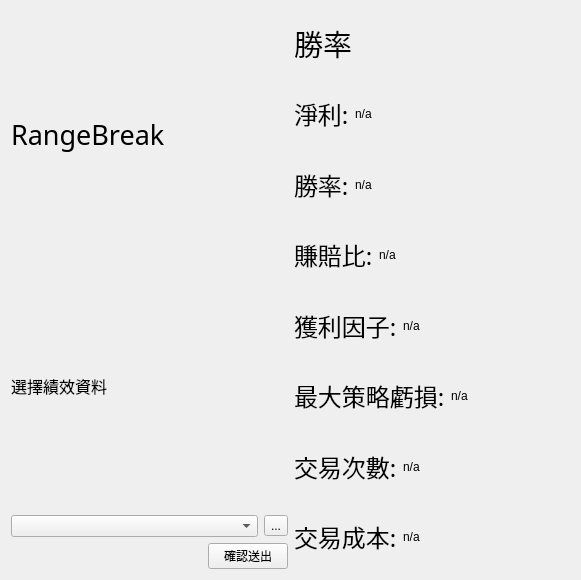
<?xml version="1.0" encoding="UTF-8"?>
<ui version="4.0">
 <class>Form</class>
 <widget class="QWidget" name="Form">
  <property name="geometry">
   <rect>
    <x>0</x>
    <y>0</y>
    <width>581</width>
    <height>580</height>
   </rect>
  </property>
  <property name="windowTitle">
   <string>Form</string>
  </property>
  <layout class="QHBoxLayout" name="horizontalLayout_14">
   <item>
    <layout class="QHBoxLayout" name="horizontalLayout_13">
     <item>
      <layout class="QVBoxLayout" name="verticalLayout">
       <item>
        <widget class="QLabel" name="title">
         <property name="font">
          <font>
           <family>微軟正黑體</family>
           <pointsize>20</pointsize>
          </font>
         </property>
         <property name="text">
          <string>RangeBreak</string>
         </property>
        </widget>
       </item>
       <item>
        <widget class="QLabel" name="label_9">
         <property name="font">
          <font>
           <family>微軟正黑體</family>
           <pointsize>12</pointsize>
          </font>
         </property>
         <property name="text">
          <string>選擇績效資料</string>
         </property>
        </widget>
       </item>
       <item>
        <layout class="QHBoxLayout" name="horizontalLayout_2">
         <item>
          <widget class="QComboBox" name="performance_data_combobox"/>
         </item>
         <item>
          <widget class="QToolButton" name="performancedata_toolButton">
           <property name="text">
            <string>...</string>
           </property>
          </widget>
         </item>
        </layout>
       </item>
       <item>
        <layout class="QHBoxLayout" name="horizontalLayout_12">
         <item>
          <spacer name="horizontalSpacer">
           <property name="orientation">
            <enum>Qt::Horizontal</enum>
           </property>
           <property name="sizeHint" stdset="0">
            <size>
             <width>40</width>
             <height>20</height>
            </size>
           </property>
          </spacer>
         </item>
         <item>
          <widget class="QPushButton" name="sentout_button">
           <property name="text">
            <string>確認送出</string>
           </property>
          </widget>
         </item>
        </layout>
       </item>
      </layout>
     </item>
     <item>
      <layout class="QVBoxLayout" name="verticalLayout_2">
       <item>
        <widget class="QLabel" name="label_8">
         <property name="font">
          <font>
           <family>微軟正黑體</family>
           <pointsize>22</pointsize>
          </font>
         </property>
         <property name="text">
          <string>勝率</string>
         </property>
        </widget>
       </item>
       <item>
        <layout class="QHBoxLayout" name="horizontalLayout_5">
         <item>
          <widget class="QLabel" name="label">
           <property name="font">
            <font>
             <family>微軟正黑體</family>
             <pointsize>18</pointsize>
            </font>
           </property>
           <property name="text">
            <string>淨利:</string>
           </property>
          </widget>
         </item>
         <item alignment="Qt::AlignLeft">
          <widget class="QLabel" name="netprofit_label">
           <property name="text">
            <string>n/a</string>
           </property>
          </widget>
         </item>
         <item>
          <spacer name="horizontalSpacer_3">
           <property name="orientation">
            <enum>Qt::Horizontal</enum>
           </property>
           <property name="sizeHint" stdset="0">
            <size>
             <width>40</width>
             <height>20</height>
            </size>
           </property>
          </spacer>
         </item>
        </layout>
       </item>
       <item>
        <layout class="QHBoxLayout" name="horizontalLayout_6">
         <item>
          <widget class="QLabel" name="label_2">
           <property name="font">
            <font>
             <family>微軟正黑體</family>
             <pointsize>18</pointsize>
            </font>
           </property>
           <property name="text">
            <string>勝率:</string>
           </property>
          </widget>
         </item>
         <item>
          <widget class="QLabel" name="winrate_label">
           <property name="text">
            <string>n/a</string>
           </property>
          </widget>
         </item>
         <item>
          <spacer name="horizontalSpacer_2">
           <property name="orientation">
            <enum>Qt::Horizontal</enum>
           </property>
           <property name="sizeHint" stdset="0">
            <size>
             <width>40</width>
             <height>20</height>
            </size>
           </property>
          </spacer>
         </item>
        </layout>
       </item>
       <item>
        <layout class="QHBoxLayout" name="horizontalLayout_7">
         <item>
          <widget class="QLabel" name="label_3">
           <property name="font">
            <font>
             <family>微軟正黑體</family>
             <pointsize>18</pointsize>
            </font>
           </property>
           <property name="text">
            <string>賺賠比:</string>
           </property>
          </widget>
         </item>
         <item>
          <widget class="QLabel" name="winloserate_label">
           <property name="text">
            <string>n/a</string>
           </property>
          </widget>
         </item>
         <item>
          <spacer name="horizontalSpacer_4">
           <property name="orientation">
            <enum>Qt::Horizontal</enum>
           </property>
           <property name="sizeHint" stdset="0">
            <size>
             <width>40</width>
             <height>20</height>
            </size>
           </property>
          </spacer>
         </item>
        </layout>
       </item>
       <item>
        <layout class="QHBoxLayout" name="horizontalLayout_8">
         <item>
          <widget class="QLabel" name="label_4">
           <property name="font">
            <font>
             <family>微軟正黑體</family>
             <pointsize>18</pointsize>
            </font>
           </property>
           <property name="text">
            <string>獲利因子:</string>
           </property>
          </widget>
         </item>
         <item>
          <widget class="QLabel" name="profit_factor_label">
           <property name="text">
            <string>n/a</string>
           </property>
          </widget>
         </item>
         <item>
          <spacer name="horizontalSpacer_5">
           <property name="orientation">
            <enum>Qt::Horizontal</enum>
           </property>
           <property name="sizeHint" stdset="0">
            <size>
             <width>40</width>
             <height>20</height>
            </size>
           </property>
          </spacer>
         </item>
        </layout>
       </item>
       <item>
        <layout class="QHBoxLayout" name="horizontalLayout_9">
         <item>
          <widget class="QLabel" name="label_5">
           <property name="font">
            <font>
             <family>微軟正黑體</family>
             <pointsize>18</pointsize>
            </font>
           </property>
           <property name="text">
            <string>最大策略虧損:</string>
           </property>
          </widget>
         </item>
         <item>
          <widget class="QLabel" name="mdd_label">
           <property name="text">
            <string>n/a</string>
           </property>
          </widget>
         </item>
         <item>
          <spacer name="horizontalSpacer_6">
           <property name="orientation">
            <enum>Qt::Horizontal</enum>
           </property>
           <property name="sizeHint" stdset="0">
            <size>
             <width>40</width>
             <height>20</height>
            </size>
           </property>
          </spacer>
         </item>
        </layout>
       </item>
       <item>
        <layout class="QHBoxLayout" name="horizontalLayout_10">
         <item>
          <widget class="QLabel" name="label_6">
           <property name="font">
            <font>
             <family>微軟正黑體</family>
             <pointsize>18</pointsize>
            </font>
           </property>
           <property name="text">
            <string>交易次數:</string>
           </property>
          </widget>
         </item>
         <item>
          <widget class="QLabel" name="trade_count_label">
           <property name="text">
            <string>n/a</string>
           </property>
          </widget>
         </item>
         <item>
          <spacer name="horizontalSpacer_7">
           <property name="orientation">
            <enum>Qt::Horizontal</enum>
           </property>
           <property name="sizeHint" stdset="0">
            <size>
             <width>40</width>
             <height>20</height>
            </size>
           </property>
          </spacer>
         </item>
        </layout>
       </item>
       <item>
        <layout class="QHBoxLayout" name="horizontalLayout_11">
         <item>
          <widget class="QLabel" name="label_7">
           <property name="font">
            <font>
             <family>微軟正黑體</family>
             <pointsize>18</pointsize>
            </font>
           </property>
           <property name="text">
            <string>交易成本:</string>
           </property>
          </widget>
         </item>
         <item>
          <widget class="QLabel" name="trade_cost_labeL">
           <property name="text">
            <string>n/a</string>
           </property>
          </widget>
         </item>
         <item>
          <spacer name="horizontalSpacer_8">
           <property name="orientation">
            <enum>Qt::Horizontal</enum>
           </property>
           <property name="sizeHint" stdset="0">
            <size>
             <width>40</width>
             <height>20</height>
            </size>
           </property>
          </spacer>
         </item>
        </layout>
       </item>
      </layout>
     </item>
    </layout>
   </item>
  </layout>
 </widget>
 <resources/>
 <connections/>
</ui>
